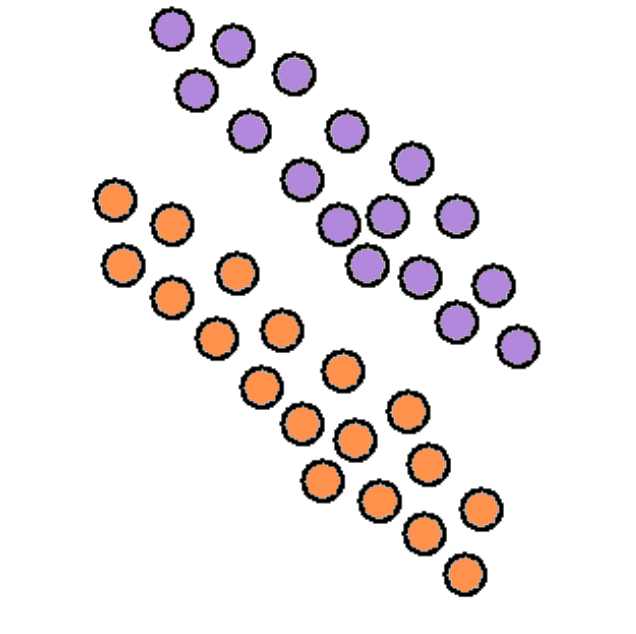
#> input picture TiltCV_detection/Circle.png, 636 x 634 px, given in place of the camera
$ python test5.py
#> lines starting #> are read from the running program, lines starting #| are printed output that depends on the picture; after the words box and inside, x2 and y2 are one past the last pixel; in counts of white or black regions, pixels touching at a corner belong together
import cv2
import numpy as np

def nothing(x):
    pass

cap = cv2.VideoCapture(0)

cv2.namedWindow('image')

cv2.createTrackbar('DownH1','image', 106, 255, nothing)
cv2.createTrackbar('UpH1','image', 149, 255, nothing)

cv2.createTrackbar('DownS','image', 0, 255, nothing)
cv2.createTrackbar('UpS','image', 255, 255, nothing)

cv2.createTrackbar('DownV','image', 0, 255, nothing)
cv2.createTrackbar('UpV','image', 255, 255, nothing)

#cv2.createTrackbar('DownH2','image', 175, 255, nothing)
#cv2.createTrackbar('UpH2','image', 255, 255, nothing)

cv2.createTrackbar('erosion','image', 1, 20, nothing)
cv2.createTrackbar('dilation','image', 1, 20, nothing)
while(1):


    DownH1 = cv2.getTrackbarPos('DownH1','image')
    UpH1 = cv2.getTrackbarPos('UpH1','image')

    DownS = cv2.getTrackbarPos('DownS','image')
    UpS = cv2.getTrackbarPos('UpS','image')

    DownV = cv2.getTrackbarPos('DownV','image')
    UpV = cv2.getTrackbarPos('UpV','image')

    erosion_iter = cv2.getTrackbarPos('erosion','image')
    dilation_iter = cv2.getTrackbarPos('dilation','image')

    _, frame = cap.read()
#> frame is the input picture: shape (634, 636, 3); mean B, G, R 233.7, 233.5, 238.6

    #median = cv2.medianBlur(frame,5)

    #blur = cv2.GaussianBlur(frame,(5,5),0)
    #hsv = cv2.cvtColor(blur, cv2.COLOR_RGB2HSV)
    hsv = cv2.cvtColor(frame, cv2.COLOR_RGB2HSV)
#> hsv: shape (634, 636, 3); mean H, S, V 9.1, 9.5, 240

    lower_value = np.array([DownH1,DownS,DownV])
    upper_value = np.array([UpH1,UpS,UpV])

    res = cv2.inRange(hsv, lower_value, upper_value)
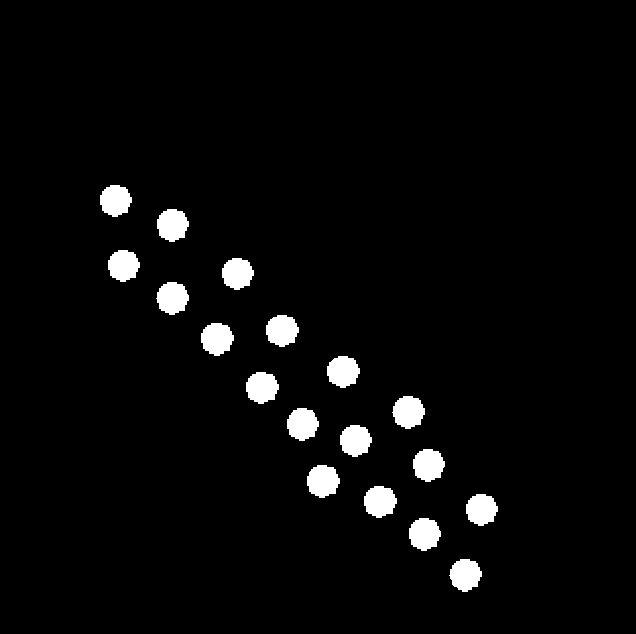
#> res: shape (634, 636); 3.6% white; 18 white regions, largest, box (x1, y1, x2, y2) and area: (307, 465, 340, 498) 828, (201, 323, 234, 356) 821, (392, 396, 425, 429) 809

    kernel = np.ones((5,5), np.uint8)

    erosion = cv2.erode(res, kernel, iterations = erosion_iter)
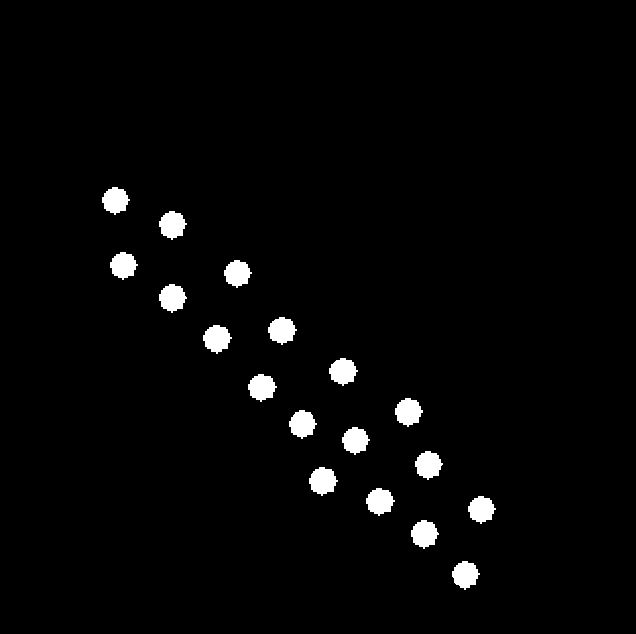
#> erosion: shape (634, 636); 2.5% white; 18 white regions, largest, box (x1, y1, x2, y2) and area: (309, 467, 338, 496) 580, (203, 325, 232, 354) 573, (395, 398, 423, 427) 564


    opening = cv2.morphologyEx(erosion, cv2.MORPH_OPEN, kernel)
#> opening: shape (634, 636); 2.4% white; 18 white regions, largest, box (x1, y1, x2, y2) and area: (309, 467, 336, 494) 572, (203, 325, 230, 352) 565, (159, 284, 185, 311) 554

    dilation = cv2.dilate(erosion, kernel, iterations = dilation_iter)
#> dilation: shape (634, 636); 3.6% white; 18 white regions, largest, box (x1, y1, x2, y2) and area: (307, 465, 340, 498) 828, (201, 323, 234, 356) 821, (393, 396, 425, 429) 808

    processed = cv2.bitwise_and(frame,frame, mask = dilation)
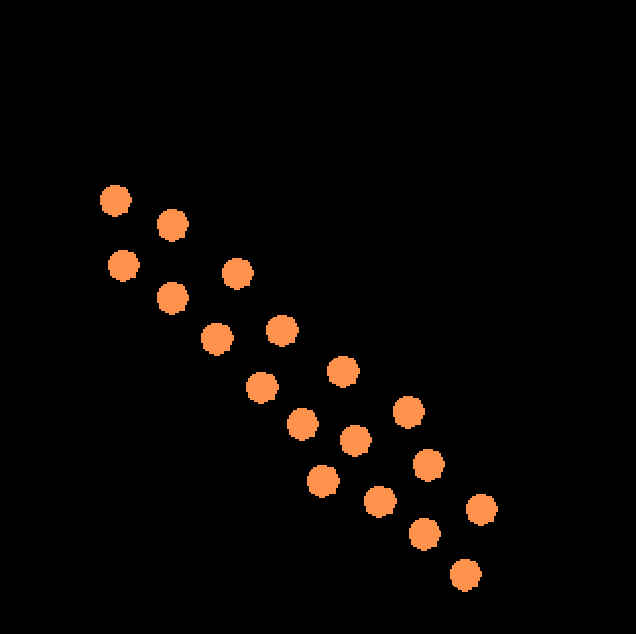
#> processed: shape (634, 636, 3); mean B, G, R 2.7, 5.2, 9


    cv2.imshow('hsv', hsv)
    cv2.imshow('res', res)
    cv2.imshow('image',processed)
    cv2.imshow('frame', dilation)
    cv2.imshow('original', frame)

    k = cv2.waitKey(5) & 0xFF
#> (key Esc is pressed here)
    if k == 27:
        break

cv2.destroyAllWindows()
